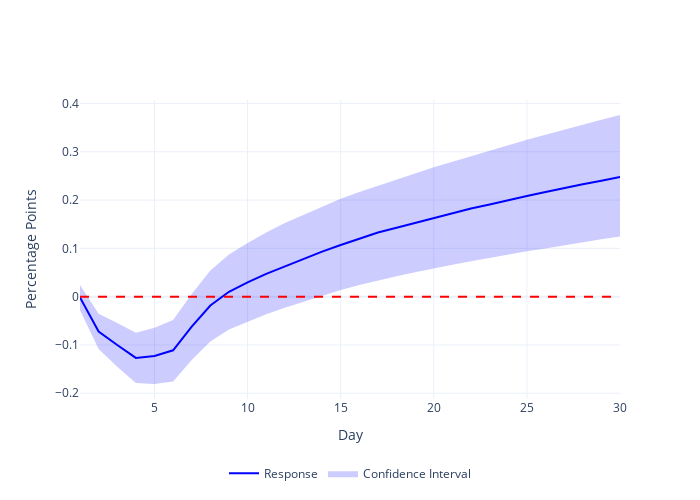

The code cell stored with this chart in its notebook:
### Code cell
inflation_sentiment = plot_irf(irf_inf_sent, y_axis_name='Percentage Points')
inflation_sentiment.write_image('./images/inflation_sentiment.png', format='png', scale=3)

### Figure 1 — Plotly figure (JSON) as saved in the notebook; plotly's stock layout.template omitted (floating-point values rounded to 4 significant figures)
{"data": [{"line": {"color": "blue"}, "mode": "lines", "name": "Response", "type": "scatter", "x": [1, 2, 3, 4, 5, 6, 7, 8, 9, 10, 11, 12, 13, 14, 15, 16, 17, 18, 19, 20, 21, 22, 23, 24, 25, 26, 27, 28, 29, 30], "y": [-0.001829, -0.07215, -0.1002, -0.1269, -0.1228, -0.1112, -0.06221, -0.01836, 0.01003, 0.02959, 0.04704, 0.06291, 0.0784, 0.09334, 0.107, 0.1206, 0.1328, 0.1429, 0.1531, 0.1634, 0.1736, 0.1825, 0.1909, 0.1989, 0.2083, 0.2166, 0.2252, 0.2329, 0.2402, 0.2481]}, {"fill": "toself", "fillcolor": "rgba(0, 0, 255, 0.2)", "hoverinfo": "skip", "line": {"color": "rgba(255,255,255,0)"}, "name": "Confidence Interval", "type": "scatter", "x": [1, 2, 3, 4, 5, 6, 7, 8, 9, 10, 11, 12, 13, 14, 15, 16, 17, 18, 19, 20, 21, 22, 23, 24, 25, 26, 27, 28, 29, 30, 30, 29, 28, 27, 26, 25, 24, 23, 22, 21, 20, 19, 18, 17, 16, 15, 14, 13, 12, 11, 10, 9, 8, 7, 6, 5, 4, 3, 2, 1], "y": [-0.02802, -0.1087, -0.1455, -0.1788, -0.1811, -0.1758, -0.1314, -0.0929, -0.06793, -0.05152, -0.03633, -0.02323, -0.01084, 0.001921, 0.01349, 0.02389, 0.03335, 0.04228, 0.05028, 0.05868, 0.06623, 0.07345, 0.08081, 0.08748, 0.09414, 0.09994, 0.1064, 0.1131, 0.1187, 0.1244, 0.3763, 0.3665, 0.3564, 0.3457, 0.3355, 0.3248, 0.3134, 0.3016, 0.2905, 0.2794, 0.2682, 0.2556, 0.2431, 0.2305, 0.2167, 0.2029, 0.1863, 0.1698, 0.1526, 0.1331, 0.1112, 0.08735, 0.05426, 0.005389, -0.04848, -0.06444, -0.07498, -0.0545, -0.03528, 0.02406]}, {"line": {"color": "red", "dash": "dash"}, "mode": "lines", "showlegend": false, "type": "scatter", "x": [1, 30], "y": [0, 0]}], "layout": {"height": 500, "legend": {"orientation": "h", "x": 0.5, "xanchor": "center", "y": -0.2, "yanchor": "top"}, "width": 700, "xaxis": {"title": {"text": "Day"}}, "yaxis": {"title": {"text": "Percentage Points"}}}}
